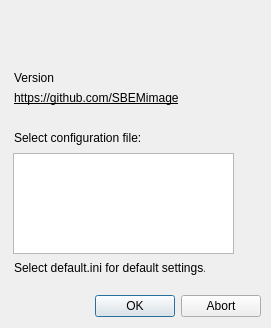
<?xml version="1.0" encoding="UTF-8"?>
<ui version="4.0">
 <class>configSettings</class>
 <widget class="QDialog" name="configSettings">
  <property name="windowModality">
   <enum>Qt::ApplicationModal</enum>
  </property>
  <property name="geometry">
   <rect>
    <x>0</x>
    <y>0</y>
    <width>271</width>
    <height>328</height>
   </rect>
  </property>
  <property name="windowTitle">
   <string>Load Configuration</string>
  </property>
  <property name="modal">
   <bool>false</bool>
  </property>
  <widget class="QDialogButtonBox" name="buttonBox">
   <property name="geometry">
    <rect>
     <x>80</x>
     <y>290</y>
     <width>181</width>
     <height>32</height>
    </rect>
   </property>
   <property name="orientation">
    <enum>Qt::Horizontal</enum>
   </property>
   <property name="standardButtons">
    <set>QDialogButtonBox::Abort|QDialogButtonBox::Ok</set>
   </property>
  </widget>
  <widget class="QLabel" name="label_2">
   <property name="geometry">
    <rect>
     <x>14</x>
     <y>130</y>
     <width>161</width>
     <height>16</height>
    </rect>
   </property>
   <property name="text">
    <string>Select configuration file:</string>
   </property>
  </widget>
  <widget class="QLabel" name="label_version">
   <property name="geometry">
    <rect>
     <x>14</x>
     <y>70</y>
     <width>231</width>
     <height>16</height>
    </rect>
   </property>
   <property name="text">
    <string>Version</string>
   </property>
  </widget>
  <widget class="QLabel" name="labelIcon">
   <property name="geometry">
    <rect>
     <x>10</x>
     <y>10</y>
     <width>250</width>
     <height>50</height>
    </rect>
   </property>
   <property name="text">
    <string/>
   </property>
  </widget>
  <widget class="QListWidget" name="listWidget_filelist">
   <property name="geometry">
    <rect>
     <x>13</x>
     <y>153</y>
     <width>221</width>
     <height>101</height>
    </rect>
   </property>
  </widget>
  <widget class="QLabel" name="label_3">
   <property name="geometry">
    <rect>
     <x>14</x>
     <y>260</y>
     <width>191</width>
     <height>16</height>
    </rect>
   </property>
   <property name="text">
    <string>Select default.ini for default settings.</string>
   </property>
  </widget>
  <widget class="QLabel" name="label_website">
   <property name="geometry">
    <rect>
     <x>14</x>
     <y>90</y>
     <width>191</width>
     <height>16</height>
    </rect>
   </property>
   <property name="font">
    <font>
     <underline>true</underline>
    </font>
   </property>
   <property name="text">
    <string>https://github.com/SBEMimage</string>
   </property>
  </widget>
 </widget>
 <resources/>
 <connections>
  <connection>
   <sender>buttonBox</sender>
   <signal>accepted()</signal>
   <receiver>configSettings</receiver>
   <slot>accept()</slot>
   <hints>
    <hint type="sourcelabel">
     <x>248</x>
     <y>254</y>
    </hint>
    <hint type="destinationlabel">
     <x>157</x>
     <y>274</y>
    </hint>
   </hints>
  </connection>
  <connection>
   <sender>buttonBox</sender>
   <signal>rejected()</signal>
   <receiver>configSettings</receiver>
   <slot>reject()</slot>
   <hints>
    <hint type="sourcelabel">
     <x>316</x>
     <y>260</y>
    </hint>
    <hint type="destinationlabel">
     <x>286</x>
     <y>274</y>
    </hint>
   </hints>
  </connection>
 </connections>
</ui>
